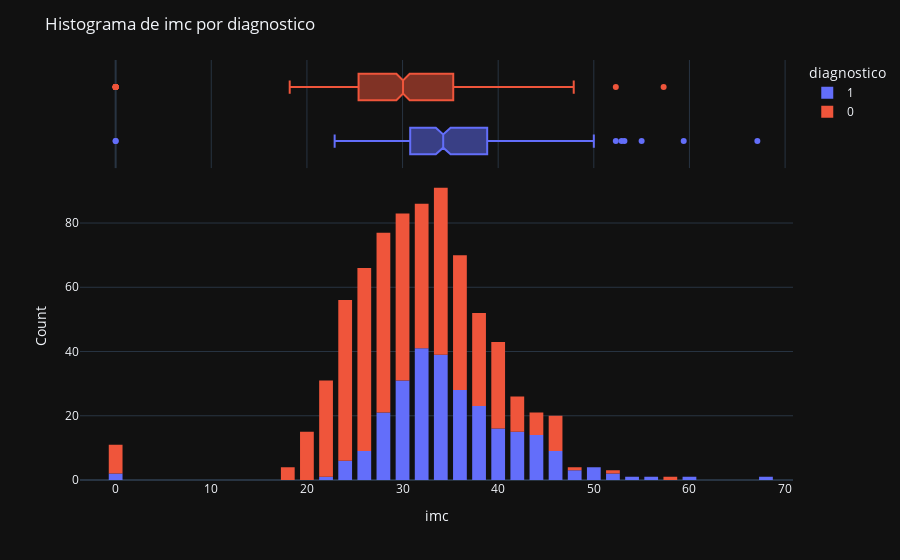

Notebook code for this chart:
### Markdown cell above
##### 1.2.1.6 Feature IMC

### Code cell
print_feature_distribution(original_dataset, 'imc')

### Figure 1 — Plotly figure (JSON) as saved in the notebook; plotly's stock layout.template omitted (floating-point values rounded to 4 significant figures; data arrays with more than 128 entries replaced by an {"elided": "..."} marker saying what was removed)
{"data": [{"alignmentgroup": "True", "bingroup": "x", "hovertemplate": "diagnostico=1<br>imc=%{x}<br>count=%{y}<extra></extra>", "legendgroup": "1", "marker": {"color": "#636efa", "pattern": {"shape": ""}}, "name": "1", "offsetgroup": "1", "orientation": "v", "showlegend": true, "x": {"elided": "268 float values"}, "xaxis": "x", "yaxis": "y", "type": "histogram"}, {"alignmentgroup": "True", "hovertemplate": "diagnostico=1<br>imc=%{x}<extra></extra>", "legendgroup": "1", "marker": {"color": "#636efa"}, "name": "1", "notched": true, "offsetgroup": "1", "showlegend": false, "x": {"elided": "268 float values"}, "xaxis": "x2", "yaxis": "y2", "type": "box"}, {"alignmentgroup": "True", "bingroup": "x", "hovertemplate": "diagnostico=0<br>imc=%{x}<br>count=%{y}<extra></extra>", "legendgroup": "0", "marker": {"color": "#EF553B", "pattern": {"shape": ""}}, "name": "0", "offsetgroup": "0", "orientation": "v", "showlegend": true, "x": {"elided": "500 float values"}, "xaxis": "x", "yaxis": "y", "type": "histogram"}, {"alignmentgroup": "True", "hovertemplate": "diagnostico=0<br>imc=%{x}<extra></extra>", "legendgroup": "0", "marker": {"color": "#EF553B"}, "name": "0", "notched": true, "offsetgroup": "0", "showlegend": false, "x": {"elided": "500 float values"}, "xaxis": "x2", "yaxis": "y2", "type": "box"}], "layout": {"xaxis": {"anchor": "y", "domain": [0.0, 1.0], "title": {"text": "imc"}}, "yaxis": {"anchor": "x", "domain": [0.0, 0.7326], "title": {"text": "Count"}}, "xaxis2": {"anchor": "y2", "domain": [0.0, 1.0], "matches": "x", "showticklabels": false, "showgrid": true}, "yaxis2": {"anchor": "x2", "domain": [0.7426, 1.0], "matches": "y2", "showticklabels": false, "showline": false, "ticks": "", "showgrid": false}, "legend": {"title": {"text": "diagnostico"}, "tracegroupgap": 0}, "margin": {"t": 60}, "barmode": "relative", "bargap": 0.2, "bargroupgap": 0.1, "title": {"text": "Histograma de imc por diagnostico"}}}
